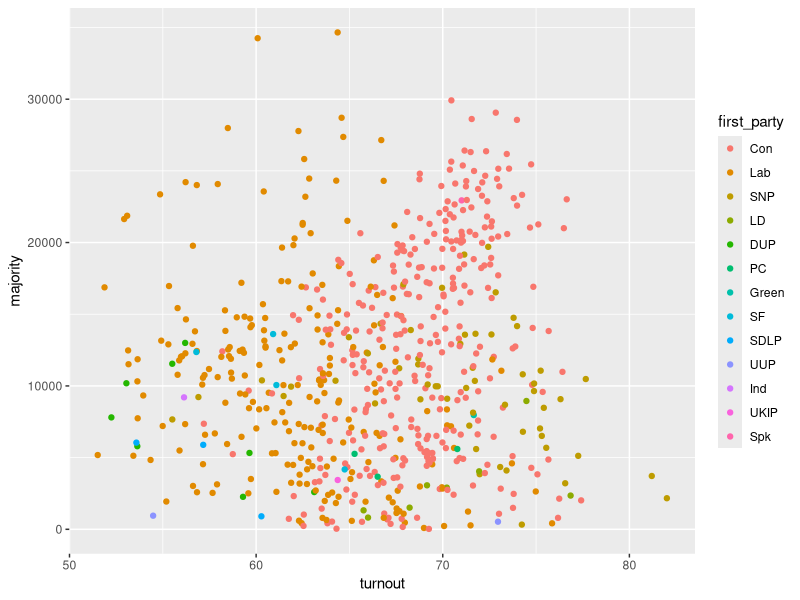
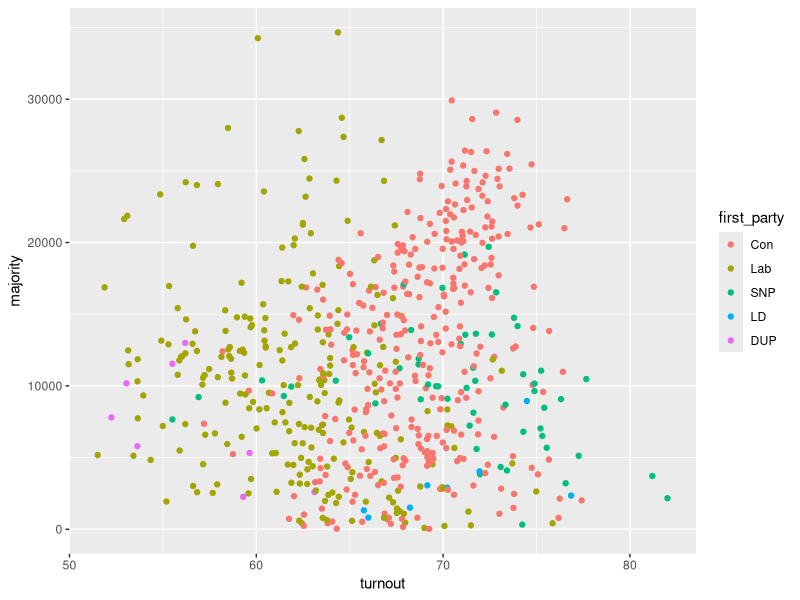
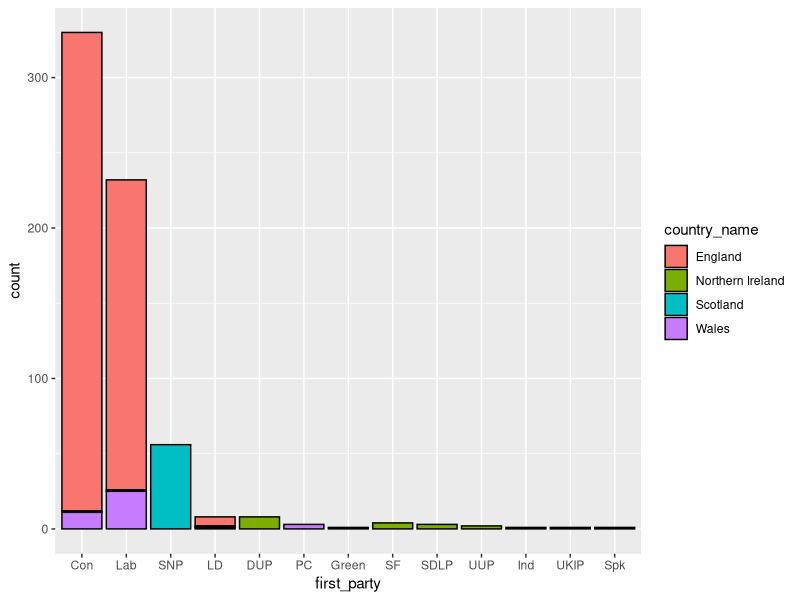
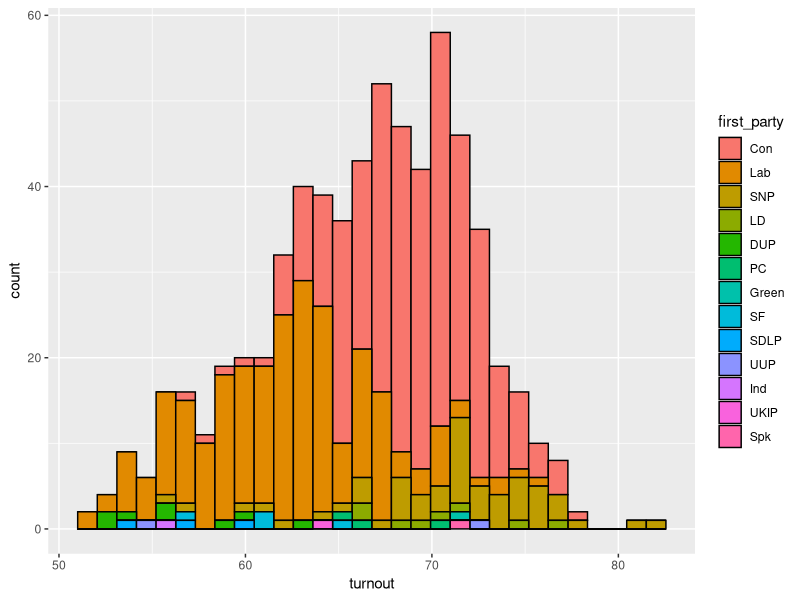
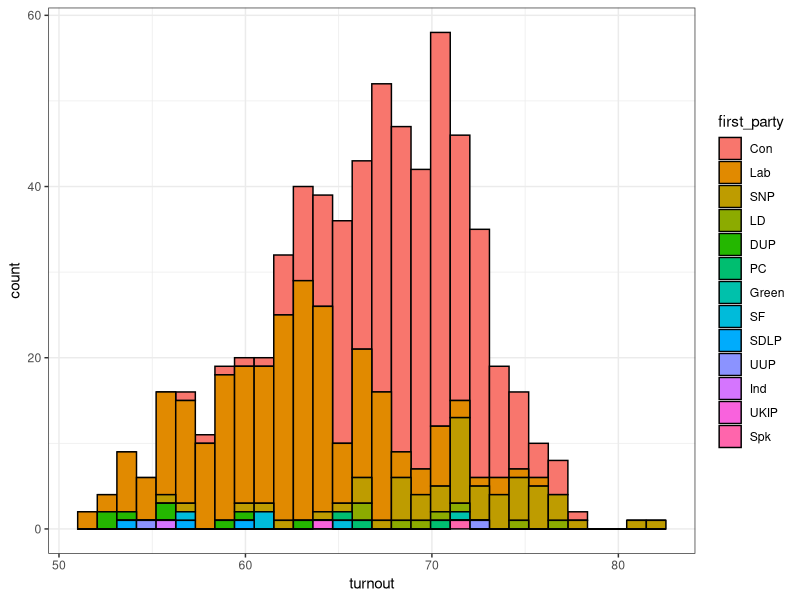
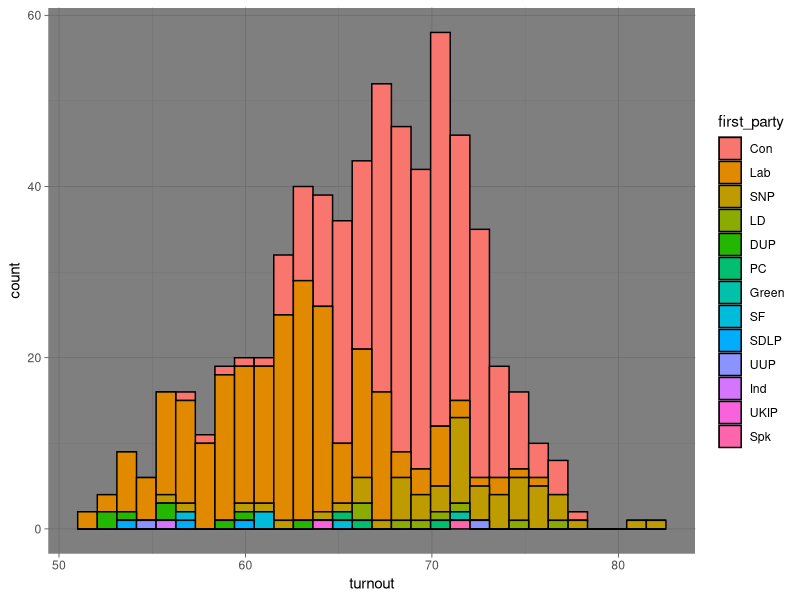
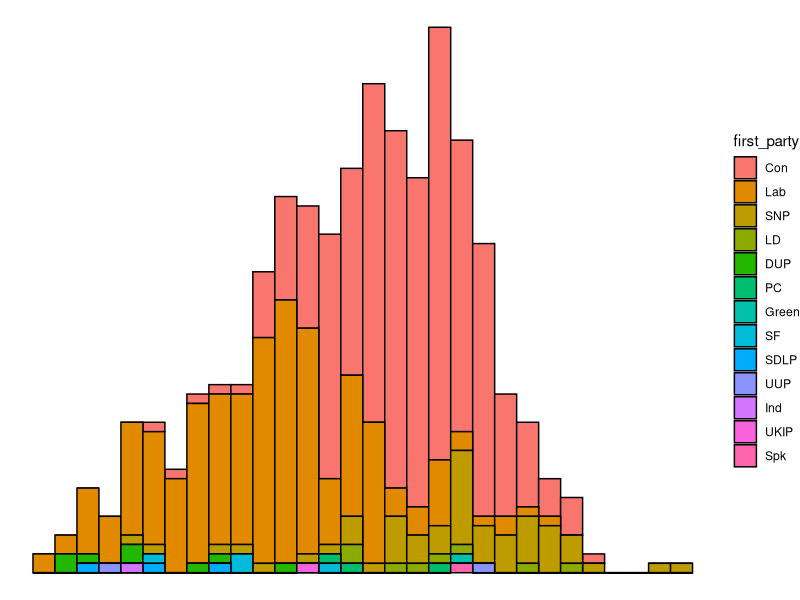
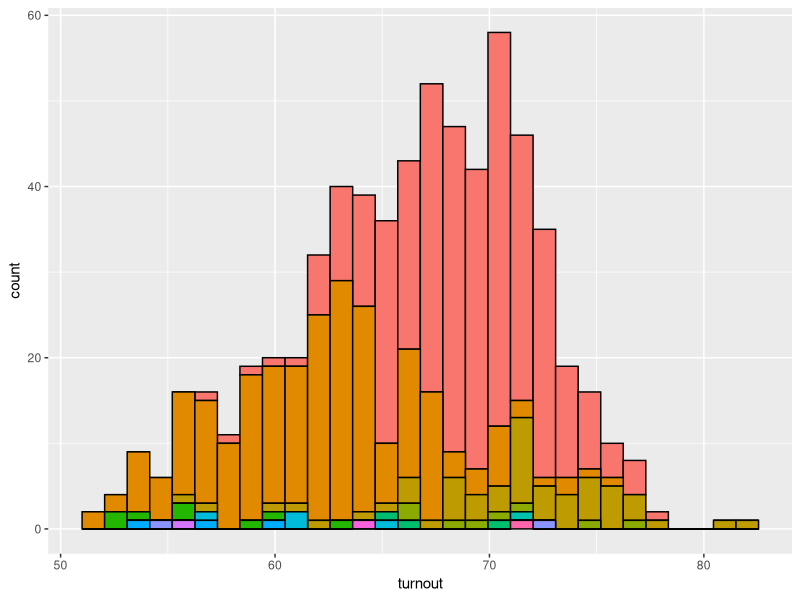

Reproduce these figures in R, in order.
# #### Data Visualisation with R ####
# #### PART 1: BASIC PLOTS ####

# ==== Basic ggplot2 Syntax ====
library("tidyverse")
library("viridis")

# The main package we will be using for data visualisation is ggplot2, included in the tidyverse package
# R does have base functionality for visualising data though ggplot2 is the standard package used
# Lets import and tidy some data and visualise it with a basic ggplot plot

Elec <- read_csv("Data/Election_Results.csv")
Elec$first_party <- as_factor(Elec$first_party)
Elec$first_party <- factor(Elec$first_party, levels= c('Con', 'Lab', 'SNP', 'LD', 'DUP', 'PC', 'Green', 'SF', 'SDLP', 'UUP', 'Ind', 'UKIP', 'Spk'))

Elec_main <- Elec[(Elec$first_party=='Con'|Elec$first_party=='Lab'|Elec$first_party=='LD'|Elec$first_party=='SNP'|Elec$first_party=='DUP'),]
Elec_main$first_party <- factor(Elec_main$first_party, levels= c('Con', 'Lab', 'SNP', 'LD', 'DUP'))

# And plot using ggplot
ggplot(Elec, aes(x=turnout, y=majority, colour=first_party)) + geom_point()
ggplot(Elec_main, aes(x=turnout, y=majority, colour=first_party)) + geom_point()

# The first parameter in ggplot() is the Dataframe to plot, Elec/Elec_main in this case
# This is followed by the aes() argument. This dictates the specific attributes to be plotted on the x and y axes as well as any colours
# The final argument + geom_point specifies the type of plot to be used in the visualisation

# Lets try with bar plots and histograms
ggplot(Elec, aes(x=first_party, fill=country_name)) + geom_bar(colour='black')
ggplot(Elec, aes(x=turnout, fill=first_party)) + geom_histogram(colour='black')

# Note that for these, only an x variable is needed for basic plots, though this should be continuous (ie.ideally numeric)
# Additionally, fill is used to colour the bins themselves, while colour (in the geom_ argument) dictates the outline of the bins

# ==== Greater Customisation with ggplot2 ====
# These are fairly basic plots, but a great level of customisation is possible with ggplot2

# The theme() argument allows for deep customisation of non-data components of plots 
ggplot(Elec, aes(x=turnout, fill=first_party)) + geom_histogram(colour='black') + theme_bw() 
ggplot(Elec, aes(x=turnout, fill=first_party)) + geom_histogram(colour='black') + theme_dark()
ggplot(Elec, aes(x=turnout, fill=first_party)) + geom_histogram(colour='black') + theme_void()

# This site contains a list of possible ready made themes, but standard themes can be much more minutely adjusted
browseURL("https://ggplot2.tidyverse.org/reference/ggtheme.html")

# ---- Legends ----
# Legends can be customised using theme() in multiple ways, including setting position or removing it altogether
ggplot(Elec, aes(x=turnout, fill=first_party)) + geom_histogram(colour='black') + theme(legend.position = "none") # Remove legend
ggplot(Elec, aes(x=turnout, fill=first_party)) + geom_histogram(colour='black') + theme(legend.position = "top") # Move legend above plot
ggplot(Elec, aes(x=turnout, fill=first_party)) + geom_histogram(colour='black') + theme(legend.position = "top", legend.title=element_blank()) # Remove legend title
ggplot(Elec, aes(x=turnout, fill=first_party)) + geom_histogram(colour='black') + theme(legend.position = "top", legend.title=element_blank())

# The formatting of the legend can also be adjusted
ggplot(Elec, aes(x=turnout, fill=first_party)) + geom_histogram(colour='black') + theme_bw() + theme(legend.position = "top", legend.title=element_text(colour = "white", size = 10, face="bold"), legend.text=element_text(colour = "white", size = 8), legend.background = element_rect(fill = "black"), legend.key = element_rect(fill = "black"))
# element_ allows specific non-data components of plots to be adjusted. eg. element_text for text and elecment_rect for borders and backgrounds

# ---- Colours ----
# The default colours in R aren't necessarily always the best options, but this too can be customised
party_col <- c("#0087DC", "#E4003B", "#FDF38E", "#FAA61A", "#D46A4C", "#005B54", "#528D6B", "#326760", "#2AA82C", "#48A5EE", "#DDDDDD", "#70147A", "white")

ggplot(Elec, aes(x=turnout, fill=first_party)) + geom_histogram(colour='black')+scale_fill_manual(values = party_col)

# Pre-set colour palettes can also be used
ggplot(Elec_main, aes(x=country_name, fill=first_party)) + geom_histogram(colour='black', stat='count') + scale_fill_viridis(discrete = TRUE)

Turnout_con <- ggplot(Elec, aes(x=turnout, y=con)) + geom_point(aes(colour=majority))+ scale_colour_viridis()
Turnout_con

# For information on available colour palettes see
browseURL("https://www.datanovia.com/en/blog/top-r-color-palettes-to-know-for-great-data-visualization/")

# ---- Labels ----
# Labels can also be easily customised in ggplot2
Party_hist <- ggplot(Elec, aes(x=turnout, fill=first_party)) + geom_histogram(colour='black') + scale_fill_manual(values=party_col) + theme(legend.position = "top", legend.title=element_text(colour = "white", size = 10, face="bold"), legend.text=element_text(colour = "white", size = 8), legend.background = element_rect(fill = "black"), legend.key = element_rect(fill = "black"))
Party_hist

Party_hist_lab <- Party_hist + labs(title="2015 UK General Election", x="Turnout (%)", y="Number of Constituencies", fill="Winning Party")
Party_hist_lab

# labs() allows labels to be customised. For more detail see:
browseURL("https://ggplot2.tidyverse.org/reference/labs.html")

# Labels can also be added onto the plot itself
Party_hist_lab + annotate(geom="label", x = c(70,63,71.5), y = c(40,22,10), label = c("Con","Lab", "SNP"), fill="black", colour=c("#0087DC", "#E4003B", "#FDF38E"))
                 
# annotate() allows labels to be added with the x and y position on the plot and the lebel itself required
# rect can also be used to highlight a specific area
ggplot(Elec, aes(x=turnout, y=con)) + geom_point(aes(colour=majority))+ scale_colour_viridis() + annotate("rect", xmin=59, xmax=66, ymin=150, ymax=9000, alpha=0.5) # note that alpha allows the transparency of an object to be set

# segment can add a custom line
ggplot(Elec, aes(x=turnout, y=con)) + geom_point(aes(colour=majority))+ scale_colour_viridis() + annotate("segment", x=53, xend=76, y=150, yend=28000, colour="red", lwd=1.5, alpha=0.5) # lwd sets the line width

# element_ allows specific non-data components of plots to be adjusted. eg. element_text for text and elecment_rect for borders and backgrounds


# #### PART 2: COMBINING PLOTS, PLOT TYPES AND STATISTICAL ANALYSIS ####

# ==== Facet Wrapping ====
# Facet wrapping can allow for more obvious comparison between specified attributes
ggplot(Elec_main, aes(x=con, fill=first_party)) + geom_histogram(colour='black') + scale_fill_manual(values=party_col) + theme(legend.position = "top", legend.title=element_text(colour = "white", size = 10, face="bold"), legend.text=element_text(colour = "white", size = 8), legend.background = element_rect(fill = "black"), legend.key = element_rect(fill = "black")) + facet_wrap(~first_party)

ggplot(Elec_main, aes(x=turnout, y=con)) + geom_point(aes(colour=majority))+ scale_colour_viridis() + facet_wrap(~first_party)

# ==== Different Types of Plots ====

# So far we have looked mainly at scatter plots and histograms. There are many more than this, we can look at some of the main other options now, but for greater detail for many available plots see:
browseURL("http://r-statistics.co/Top50-Ggplot2-Visualizations-MasterList-R-Code.html")

# Scatter plot
Turnout_con # This plot is very commonly used and particularly useful for identifying correlations. 

# Histogram
Party_hist_lab # Histograms are particularly useful for plotting distributions and detecting whether or not the plot is normally distributed. With sensible use of fill, different attributes can also be easily compared 

# Density Plot
ggplot(Elec_main, aes(x=majority)) + geom_density(aes(fill=first_party), alpha=0.5) # This is similar to a histogram, in that it can show peaks and troughs in the distribution, but with a density plot, the precise shape of each factors (in this case first_party) distribution can be more easily visualised

# Import England Deprivation Index Data
Eng <- read_csv("Data/England_results.csv")
Eng_main <- Eng[(Eng$first_party=='Con'|Eng$first_party=='Lab'|Eng$first_party=='LD'),]

# Boxplots

ggplot(Eng_main, aes(x=first_party, y=IMDmean, fill=first_party)) + geom_boxplot() # This plot allows for distributions, means, range and outliers to be very easily identified. The mean is the horizontal line across each box and the top section of each box the 75%ile, with the bottom section 25%ile. The colour or shape of outliers can be altered with outlier. Or even removed eg.
ggplot(Eng_main, aes(x=first_party, y=IMDmean, fill=first_party)) + geom_boxplot(outlier.shape = NA)

# ==== A Short Note on Visualisation Pitfalls ====

# The main pitfall you will come across is using an unsuitable type of visualisation. The temptation after learning new visulaisation methods might be to try and make them fit with your data/research, but this is the wrong way round. If you have a specific research question, go looking for an approiate visualisation method rather than the other way round

# Additionally, focussing too much on nice visualisations can oversimplify the output and result in misleading data (even if it is nicely coloured)

# ==== Basic Statistical Analysis and Visualisation ====

# Here we can look back at some of the plots we have produced, as well as some new ones, and try to analyse them in more detail

# ---- Scatter Plots ----

# Lets check the English Deprivation index against valid_votes

Eng$first_party <- factor(Eng$first_party, levels= c('Con', 'Lab', 'LD', 'Green', 'UKIP', 'Spk'))
Eng_col <- c("#0087DC", "#E4003B", "#FAA61A", "#528D6B", "#70147A", "white")

ggplot(Eng, aes(x=IMDmean, y=valid_votes, colour=first_party)) + geom_point(fill="black") + scale_colour_manual(values=Eng_col)

# This plot appears to show a correlation between valid votes and levels of deprivation, as well as Labour constituencies generally being in more deprived areas with lower turnouts when compared to the Conservative seats

# Adding a line of best fit can help to highlight this further
ggplot(Eng, aes(x=IMDmean, y=valid_votes, colour=first_party)) + geom_point(fill="black") + scale_colour_manual(values=Eng_col) + geom_smooth(method=lm, se=FALSE)

# Additionally we can check how turnout and the size of each constituencies majority are correlated 
ggplot(Elec, aes(x=turnout, y=majority, colour=first_party)) + geom_point() + scale_colour_manual(values=party_col) + geom_smooth(method=lm, se=FALSE) + theme_dark()
# Interestingly, most parties majorities reduce as turnout increase, except the Conservatives, where higher turnouts area heavily correlated to larger majorities

# ---- Histogram ----

Party_hist_lab + theme_dark()
# This plot seems to suggest that Conservative constituencies generally have a high turnout, while Labour constituencies have a low turnout. We can make this easier to analyse by adding a y intercept along the mean turnout value

Party_hist_lab + theme_dark() + geom_vline(xintercept=(mean(Elec$turnout)), colour="white", lwd=2)

# By adding a vline along the xintercept at the value for mean turnout, it is very clear that most Consevative constituencies are above the mean turnout, while the majoirty of Labour seats are below. Additionally, the SNP constituencies are almost all above this mean.

# ---- Density Plot ----

# Plotting deprivation densities, it is very clear that Conservative constituencies have a large peak in areas of low deprivation, while Labour constituencies are more evenly distributed, but with a smaller peak in areas of greater deprivation
ggplot(Eng_main, aes(x=IMDmean, fill=first_party)) + geom_density(colour='black', alpha=0.5) + scale_fill_manual(values=Eng_col) + theme(legend.position = "top", legend.title=element_text(colour = "white", size = 10, face="bold"), legend.text=element_text(colour = "white", size = 8), legend.background = element_rect(fill = "black"), legend.key = element_rect(fill = "black"))

# Plotting the size of majorities also has interesting results
ggplot(Eng_main, aes(x=majority, fill=first_party)) + geom_density(colour='black', alpha=0.5) + scale_fill_manual(values=Eng_col) + theme(legend.position = "top", legend.title=element_text(colour = "white", size = 10, face="bold"), legend.text=element_text(colour = "white", size = 8), legend.background = element_rect(fill = "black"), legend.key = element_rect(fill = "black"))
# Liberal Democrat constituencies have two peaks, both with relatively low majorities. Likewise, COnservative seats are marginally more secure than labour based on the size of majorities
       
# ---- Boxplots ----

ggplot(Elec_main, aes(x=first_party, y=turnout, fill=first_party)) + geom_boxplot() + scale_fill_manual(values=party_col)
# With this we can very clearly see that the SNP constituencies have the highest mean turnout of any of the main parties, but also a fairly large deviation from this mean

# ==== Exporting Plots ====
# Plots can be exported in a number of formats, very easily by simply clicking Export in the Plot window. This can also be done through the COnsole, and allows somewhat more control
jpeg(file= 'Output/Histogram.jpeg')
Party_hist_lab
dev.off()

png(file= 'Output/Box.png')
ggplot(Elec_main, aes(x=first_party, y=turnout, fill=first_party)) + geom_boxplot() + scale_fill_manual(values=party_col)
dev.off()

# jpeg() starts the device and requires the destination and file name to be specified. The plot can then be run as normal, before dev.off() turns off the jpeg device and the plot should be exported to the destination you specified


# There is much more to Data Visualisation with R, but hopefully with these basics, you will be able to find suitable methods and visualisations for your own research 